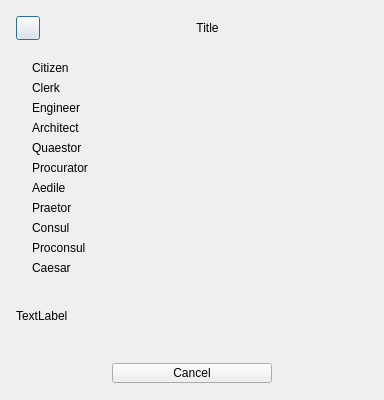
<?xml version="1.0" encoding="UTF-8"?>
<ui version="4.0">
 <class>SalaryDialog</class>
 <widget class="QDialog" name="SalaryDialog">
  <property name="geometry">
   <rect>
    <x>0</x>
    <y>0</y>
    <width>384</width>
    <height>400</height>
   </rect>
  </property>
  <property name="windowTitle">
   <string>Dialog</string>
  </property>
  <widget class="MessageWidget" name="cSalaryArea" native="true">
   <property name="geometry">
    <rect>
     <x>16</x>
     <y>48</y>
     <width>352</width>
     <height>240</height>
    </rect>
   </property>
  </widget>
  <widget class="Button" name="cIcon">
   <property name="geometry">
    <rect>
     <x>16</x>
     <y>16</y>
     <width>24</width>
     <height>24</height>
    </rect>
   </property>
   <property name="text">
    <string/>
   </property>
  </widget>
  <widget class="Label" name="cTitle">
   <property name="geometry">
    <rect>
     <x>50</x>
     <y>12</y>
     <width>315</width>
     <height>32</height>
    </rect>
   </property>
   <property name="text">
    <string>Title</string>
   </property>
   <property name="alignment">
    <set>Qt::AlignCenter</set>
   </property>
  </widget>
  <widget class="Label" name="cMessage">
   <property name="geometry">
    <rect>
     <x>16</x>
     <y>306</y>
     <width>336</width>
     <height>20</height>
    </rect>
   </property>
   <property name="text">
    <string>TextLabel</string>
   </property>
  </widget>
  <widget class="BorderedButton" name="cCancel">
   <property name="geometry">
    <rect>
     <x>112</x>
     <y>363</y>
     <width>160</width>
     <height>20</height>
    </rect>
   </property>
   <property name="text">
    <string>Cancel</string>
   </property>
  </widget>
  <widget class="Label" name="cCitizen">
   <property name="geometry">
    <rect>
     <x>32</x>
     <y>58</y>
     <width>63</width>
     <height>20</height>
    </rect>
   </property>
   <property name="text">
    <string>Citizen</string>
   </property>
  </widget>
  <widget class="Label" name="cClerk">
   <property name="geometry">
    <rect>
     <x>32</x>
     <y>78</y>
     <width>63</width>
     <height>20</height>
    </rect>
   </property>
   <property name="text">
    <string>Clerk</string>
   </property>
  </widget>
  <widget class="Label" name="cArchitect">
   <property name="geometry">
    <rect>
     <x>32</x>
     <y>118</y>
     <width>63</width>
     <height>20</height>
    </rect>
   </property>
   <property name="text">
    <string>Architect</string>
   </property>
  </widget>
  <widget class="Label" name="cEngineer">
   <property name="geometry">
    <rect>
     <x>32</x>
     <y>98</y>
     <width>63</width>
     <height>20</height>
    </rect>
   </property>
   <property name="text">
    <string>Engineer</string>
   </property>
  </widget>
  <widget class="Label" name="cQuaestor">
   <property name="geometry">
    <rect>
     <x>32</x>
     <y>138</y>
     <width>63</width>
     <height>20</height>
    </rect>
   </property>
   <property name="text">
    <string>Quaestor</string>
   </property>
  </widget>
  <widget class="Label" name="cProcurator">
   <property name="geometry">
    <rect>
     <x>32</x>
     <y>158</y>
     <width>63</width>
     <height>20</height>
    </rect>
   </property>
   <property name="text">
    <string>Procurator</string>
   </property>
  </widget>
  <widget class="Label" name="cAedile">
   <property name="geometry">
    <rect>
     <x>32</x>
     <y>178</y>
     <width>63</width>
     <height>20</height>
    </rect>
   </property>
   <property name="text">
    <string>Aedile</string>
   </property>
  </widget>
  <widget class="Label" name="cPraetor">
   <property name="geometry">
    <rect>
     <x>32</x>
     <y>198</y>
     <width>63</width>
     <height>20</height>
    </rect>
   </property>
   <property name="text">
    <string>Praetor</string>
   </property>
  </widget>
  <widget class="Label" name="cProconsul">
   <property name="geometry">
    <rect>
     <x>32</x>
     <y>238</y>
     <width>63</width>
     <height>20</height>
    </rect>
   </property>
   <property name="text">
    <string>Proconsul</string>
   </property>
  </widget>
  <widget class="Label" name="cConsul">
   <property name="geometry">
    <rect>
     <x>32</x>
     <y>218</y>
     <width>63</width>
     <height>20</height>
    </rect>
   </property>
   <property name="text">
    <string>Consul</string>
   </property>
  </widget>
  <widget class="Label" name="cCaesar">
   <property name="geometry">
    <rect>
     <x>32</x>
     <y>258</y>
     <width>63</width>
     <height>20</height>
    </rect>
   </property>
   <property name="text">
    <string>Caesar</string>
   </property>
  </widget>
 </widget>
 <customwidgets>
  <customwidget>
   <class>Button</class>
   <extends>QPushButton</extends>
   <header>widget/button.h</header>
  </customwidget>
  <customwidget>
   <class>Label</class>
   <extends>QLabel</extends>
   <header>widget/label.h</header>
  </customwidget>
  <customwidget>
   <class>MessageWidget</class>
   <extends>QWidget</extends>
   <header>widget/messagewidget.h</header>
   <container>1</container>
  </customwidget>
  <customwidget>
   <class>BorderedButton</class>
   <extends>QPushButton</extends>
   <header>widget/borderedbutton.h</header>
  </customwidget>
 </customwidgets>
 <resources/>
 <connections/>
</ui>
